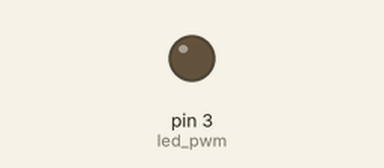
Recording of a program running on a simulated Raspberry Pi (header pin numbers). Parts: output pins drawn as LEDs (lit = HIGH). At 5.0 s the program stops and its outputs stay as they are.

Above: at 0.1 s.
At 1.1 s:
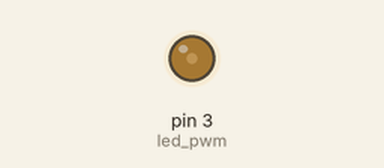
At 2.1 s:
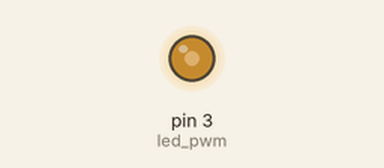
At 4.1 s:
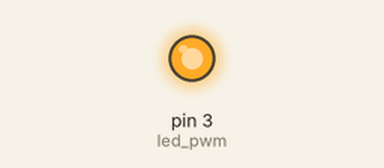
Timing chart, 0 to 6.5 s (numbered marks = the images above):
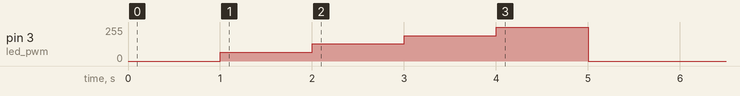

The program:

pwm-led.py
```python
import RPi.GPIO as gpio
from time import sleep

gpio.setwarnings(False)
gpio.setmode(gpio.BOARD)
gpio.setup(3,gpio.OUT,initial=gpio.LOW)

led_pwm=gpio.PWM(3,100) # pin no , freq
led_pwm.start(0)#duty cycle
sleep(1)
led_pwm.ChangeDutyCycle(25)#duty cycle
sleep(1)
led_pwm.ChangeDutyCycle(50)#duty cycle
sleep(1)
led_pwm.ChangeDutyCycle(75)#duty cycle
sleep(1)
led_pwm.ChangeDutyCycle(100)#duty cycle
sleep(1)
led_pwm.stop()
            
```

Measured:
- by itself, pin 3 (led_pwm): 0/255 → 64/255 at 1.0 s, → 128/255 1.0 s later, → 191/255 1.0 s later, → 255/255 1.0 s later, … (5 changes in this stretch)
